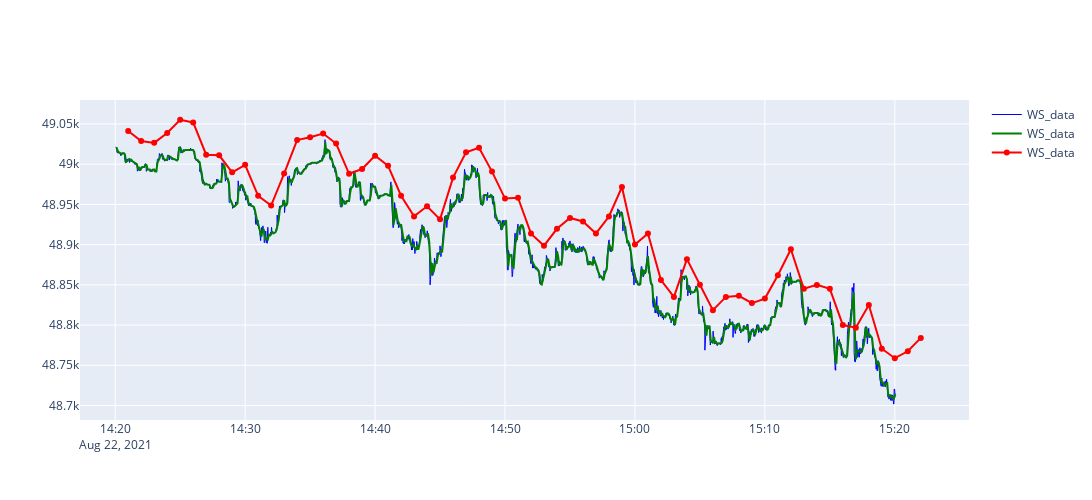

Notebook cell for this chart:
### Code cell
fig = go.Figure()

fig.add_trace(
    go.Scatter(
        mode ="lines"
        , x=df_csv.index
        , y=df_csv["close"]
        , line = dict(color="blue", width=1)
        , name="WS_data"
    )
)

fig.add_trace(
    go.Scatter(
        mode ="lines"
        , x=df_csv_r.index + pd.Timedelta(seconds=r_int)
        , y=df_csv_r["close"]
        , line = dict(color="green")
        , name="WS_data"
    )
)


fig.add_trace(
    go.Scatter(
        mode="lines+markers"
        , x=df_d.index + pd.Timedelta(minutes=1)
        , y=df_d["close"]
        , line = dict(color="red")
        , name="WS_data"
    )
)

fig.update_layout(
    width=1200
    , height=500
)

fig.show()
